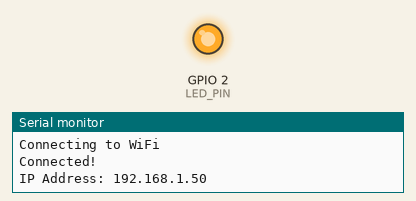
Simulated run of this sketch. Board: ESP32. Shown: output pins drawn as LEDs (lit = HIGH), the last lines printed to the serial monitor. WiFi joins after 1.5 s; servers stay silent unless stated; uploads are accepted with an empty reply.

Above: at 1.55 s.
At 14.26 s:
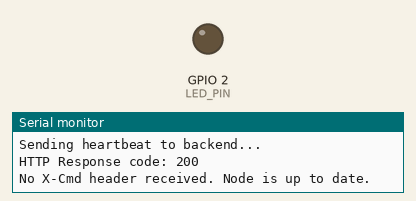
Timing chart, 0 to 14.6 s (numbered marks = the images above):
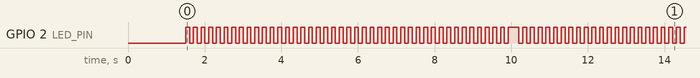

The sketch:

ota_internet_update.ino
```cpp
#include <WiFi.h>
#include <HTTPClient.h>
#include <HTTPUpdate.h>
#include <ArduinoJson.h>

const char* ssid = "steve jabz";
const char* password = "12345678";

// UPDATE THIS to the IP address of the local machine running the Python script
const char* serverUrl = "http://10.126.49.101:8080/api/v1/ingest";

const String nodeId = "simulated_node_01";
// This is the UPDATED version. The server sees "v1.1" and stops asking it to update.
const String firmwareVersion = "v1.1";

const int LED_PIN = 2; // Built-in LED
unsigned long previousBlinkMillis = 0;
const long blinkInterval = 100; // FAST BLINK: 100 milliseconds

unsigned long previousHeartbeatMillis = 0;
const long heartbeatInterval = 10000; // Heartbeat every 10 seconds

void setup() {
  Serial.begin(115200);
  pinMode(LED_PIN, OUTPUT);
  Serial.println("\n--- Booting Internet OTA Client (UPDATED VERSION) ---");
  Serial.print("Current Firmware Version: ");
  Serial.println(firmwareVersion);

  WiFi.mode(WIFI_STA);
  WiFi.begin(ssid, password);

  Serial.print("Connecting to WiFi");
  while (WiFi.waitForConnectResult() != WL_CONNECTED) {
    Serial.println("Connection Failed! Rebooting...");
    delay(5000);
    ESP.restart();
  }
  Serial.println("\nConnected!");
  Serial.print("IP Address: ");
  Serial.println(WiFi.localIP());
}

void performOTAUpdate(String url) {
  Serial.print("\n=== STARTING INTERNET OTA UPDATE ===\nDownloading from: ");
  Serial.println(url);

  WiFiClient client;
  t_httpUpdate_return ret = httpUpdate.update(client, url);

  switch (ret) {
    case HTTP_UPDATE_FAILED:
      Serial.printf("HTTP_UPDATE_FAILED Error (%d): %s\n", httpUpdate.getLastError(), httpUpdate.getLastErrorString().c_str());
      break;
    case HTTP_UPDATE_NO_UPDATES:
      Serial.println("HTTP_UPDATE_NO_UPDATES");
      break;
    case HTTP_UPDATE_OK:
      Serial.println("HTTP_UPDATE_OK - Rebooting into new firmware...");
      break;
  }
}

void loop() {
  unsigned long currentMillis = millis();

  // 1. Non-blocking LED BLINK logic (FAST)
  if (currentMillis - previousBlinkMillis >= blinkInterval) {
    previousBlinkMillis = currentMillis;
    digitalWrite(LED_PIN, !digitalRead(LED_PIN));
  }

  // 2. Non-blocking Heartbeat & OTA check
  if (WiFi.status() == WL_CONNECTED && (currentMillis - previousHeartbeatMillis >= heartbeatInterval)) {
    previousHeartbeatMillis = currentMillis;

    WiFiClient client;
    HTTPClient http;

    Serial.println("\nSending heartbeat to backend...");
    http.begin(client, serverUrl);
    http.addHeader("Content-Type", "application/json");

    const char* headerKeys[] = {"X-Cmd"};
    http.collectHeaders(headerKeys, 1);

    StaticJsonDocument<200> doc;
    doc["node_id"] = nodeId;
    doc["firmware_version"] = firmwareVersion;
    String requestBody;
    serializeJson(doc, requestBody);

    int httpResponseCode = http.POST(requestBody);

    if (httpResponseCode > 0) {
      Serial.print("HTTP Response code: ");
      Serial.println(httpResponseCode);

      if (http.hasHeader("X-Cmd")) {
        String cmd = http.header("X-Cmd");
        Serial.print("Received X-Cmd: ");
        Serial.println(cmd);

        if (cmd.startsWith("ota=")) {
          String otaUrl = cmd.substring(4);
          http.end();
          performOTAUpdate(otaUrl);
        }
      } else {
         Serial.println("No X-Cmd header received. Node is up to date.");
      }
    } else {
      Serial.print("HTTP Error code: ");
      Serial.println(httpResponseCode);
    }
    http.end();
  }
}
```

Measured:
- by itself, GPIO 2 (LED_PIN): repeats every 10.0 s: HIGH 0.28 s, 48 × (LOW 0.10 s, HIGH 0.10 s), LOW 0.10 s
